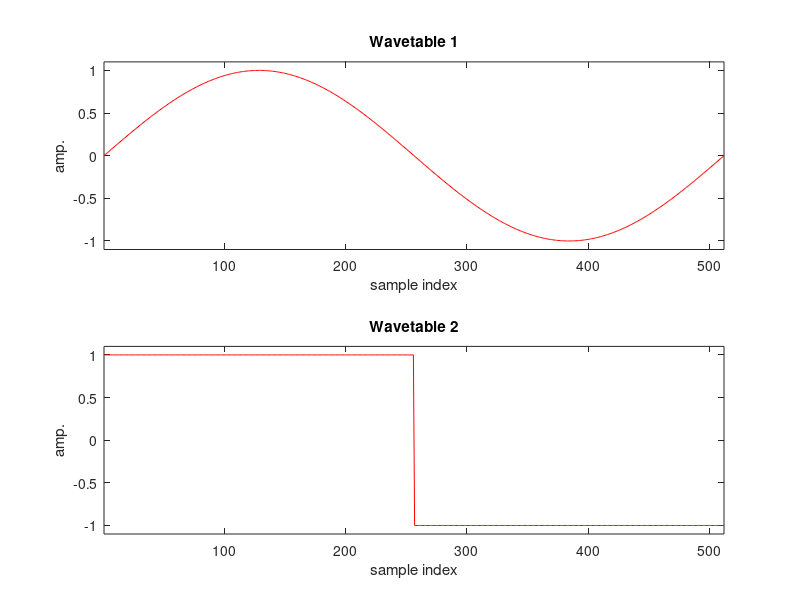
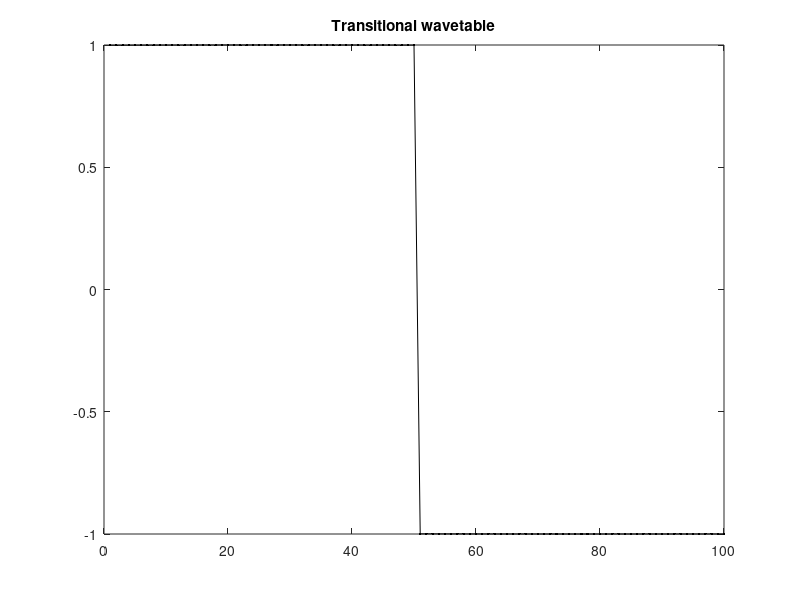
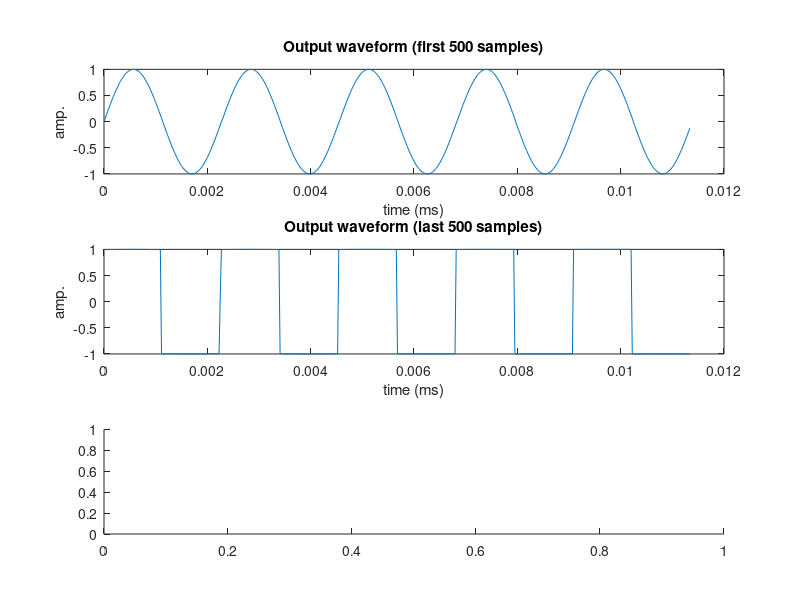

The MATLAB script that drew these images, in order: (Note: this script raises an error after producing the figures.)
%% Multiple wavetable synthesis

clear; close all;

% Constants
% Sample rate.
Fs = 44100;
% Output frequency.
F0 = 440;
% Output duration.
outDurationS = 2;
% Output amplitude.
outAmp = 1.;
% Wavetable length.
wtLength = 2^9;
% Max output samples to plot.
maxOutPlot = 500;

% Sine wavetable.
wt1 = sin(linspace(0, 2 * pi, wtLength)');
% Square wavetable.
% NB, calculating points all the way to 2*pi results in a final point with 
% amplitude +1.
wt2 = square(linspace(0, (2 * pi) - 1/wtLength, wtLength)');

figure('Name', 'Wavetables', 'Position', [100, 500, 600, 500]), ...
    subplot(211), ...
    plot(1:wtLength, wt1, 'r-'), ...
    title('Wavetable 1'), ...
    xlim([1, wtLength]), ...
    ylim([-1.1, 1.1]), ...
    ylabel('amp.'), ...
    xlabel('sample index');
    subplot(212), ...
    plot(1:wtLength, wt2, 'r-'), ...
    title('Wavetable 2'), ...
    xlim([1, wtLength]), ...
    ylim([-1.1, 1.1]), ...
    ylabel('amp.'), ...
    xlabel('sample index');

fig2 = figure('Name', 'Wavetable transition', 'Position', [1000, 500, 600, 500]);

% Create output placeholder.
y = zeros(Fs * outDurationS, 1);

% Calculate the number of samples per period of the wavetable to produce the
% desired frequency.
sampsPerPeriod = Fs / F0;
wtStepsPerSample = wtLength / sampsPerPeriod;

% Placeholder for the transitional wavetable samples.
wt = zeros(2, 1);

% Transition linearly between the wavetables while writing to the output vector.
for n=1:(Fs * outDurationS)    
    % Calculate the fractional sample index in the wavetable.
    wtIndex = mod(wtStepsPerSample * (n - 1), wtLength) + 1;
    % Calculate the magnitudes for samples either side of the fractional index.
    magnitude2 = rem(wtIndex, 1);
    magnitude1 = 1 - magnitude2;
    
    % Wrap the wavetable index as necessary.
    prevIndex = floor(wtIndex);
    nextIndex = ceil(wtIndex);
    if prevIndex == 0
        prevIndex = wtLength;
    end
    if nextIndex > wtLength
        nextIndex = 1;
    end
    
    % Calculate the transitional wavetable samples.
    transition = n / (Fs * outDurationS);
    wt(1) = (1 - transition) * wt1(prevIndex) + transition * wt2(prevIndex);
    wt(2) = (1 - transition) * wt1(nextIndex) + transition * wt2(nextIndex);
    
    % Compose the output sample from summed, weighted transitional samples.
    y(n) = outAmp * ( ...
        magnitude1 * wt(1) + ...
        magnitude2 * wt(2) ...
    );

    % Make a cool plot of the transition (slow for factors of Fs; doesn't work
    % well for large F0).
    if mod(n, sampsPerPeriod) < 0.1
        figure(fig2),
        plot(y(n - floor(sampsPerPeriod) + 1: n), 'k.-'), ...
            ylim([-1, 1]), ...
            title('Transitional wavetable'), ...
            drawnow limitrate;
    end
end

sound(y, Fs);
% Plot beginning of output against time.
figure( ...
        'Name', 'Output', ...
        'Position', [500 50 750 900] ...
    ),
    subplot(311), ...
    plot(linspace(0, maxOutPlot / Fs, maxOutPlot)', y(1:maxOutPlot)), ...
    title(sprintf('Output waveform (first %d samples)', maxOutPlot)), ...
    ylim([-1, 1]), ...
    ylabel('amp.'), ...
    xlabel('time (ms)'), ...
    subplot(312), ...
    plot(linspace(0, maxOutPlot / Fs, maxOutPlot)', y(length(y) - maxOutPlot + 1:end)), ...
    title(sprintf('Output waveform (last %d samples)', maxOutPlot)), ...
    ylim([-1, 1]), ...
    ylabel('amp.'), ...
    xlabel('time (ms)'), ...
    % Plot spectrogram.
    subplot(313), ...
    spectrogram(y, 512, 64, 512, Fs, 'yaxis'), ...
    ylim([0, 10]);
